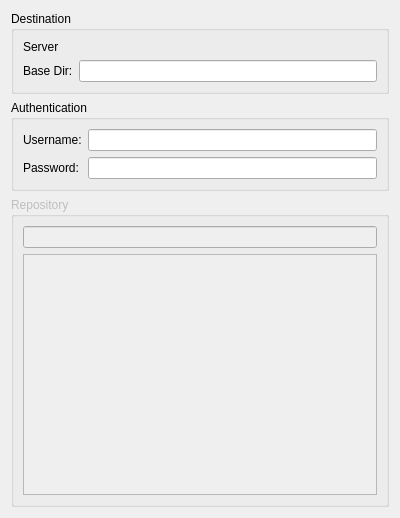
<?xml version="1.0" encoding="UTF-8"?>
<ui version="4.0">
 <class>ReviewPatch</class>
 <widget class="QWidget" name="ReviewPatch">
  <property name="geometry">
   <rect>
    <x>0</x>
    <y>0</y>
    <width>400</width>
    <height>518</height>
   </rect>
  </property>
  <layout class="QVBoxLayout" name="verticalLayout">
   <item>
    <widget class="QGroupBox" name="groupBox_2">
     <property name="title">
      <string>Destination</string>
     </property>
     <layout class="QFormLayout" name="formLayout">
      <property name="fieldGrowthPolicy">
       <enum>QFormLayout::AllNonFixedFieldsGrow</enum>
      </property>
      <item row="0" column="0">
       <widget class="QLabel" name="label">
        <property name="text">
         <string>Server</string>
        </property>
       </widget>
      </item>
      <item row="0" column="1">
       <widget class="KUrlRequester" name="server"/>
      </item>
      <item row="1" column="0">
       <widget class="QLabel" name="label_2">
        <property name="text">
         <string>Base Dir:</string>
        </property>
       </widget>
      </item>
      <item row="1" column="1">
       <widget class="KLineEdit" name="basedir">
        <property name="clickMessage">
         <string>Where this project was checked out from</string>
        </property>
       </widget>
      </item>
     </layout>
    </widget>
   </item>
   <item>
    <widget class="QGroupBox" name="groupBox">
     <property name="title">
      <string>Authentication</string>
     </property>
     <layout class="QFormLayout" name="formLayout_2">
      <item row="0" column="0">
       <widget class="QLabel" name="label_3">
        <property name="text">
         <string>Username:</string>
        </property>
       </widget>
      </item>
      <item row="0" column="1">
       <widget class="KLineEdit" name="username">
        <property name="clickMessage">
         <string>User name in the specified service</string>
        </property>
       </widget>
      </item>
      <item row="1" column="0">
       <widget class="QLabel" name="label_4">
        <property name="text">
         <string>Password:</string>
        </property>
       </widget>
      </item>
      <item row="1" column="1">
       <widget class="KLineEdit" name="password">
        <property name="passwordMode">
         <bool>true</bool>
        </property>
       </widget>
      </item>
     </layout>
    </widget>
   </item>
   <item>
    <widget class="QGroupBox" name="repositoriesBox">
     <property name="enabled">
      <bool>false</bool>
     </property>
     <property name="title">
      <string>Repository</string>
     </property>
     <layout class="QVBoxLayout" name="verticalLayout_2">
      <item>
       <widget class="KListWidgetSearchLine" name="repositoriesFilter">
        <property name="clickMessage">
         <string>Filter repositories</string>
        </property>
       </widget>
      </item>
      <item>
       <widget class="QListWidget" name="repositories"/>
      </item>
     </layout>
    </widget>
   </item>
  </layout>
 </widget>
 <customwidgets>
  <customwidget>
   <class>KListWidgetSearchLine</class>
   <extends>QLineEdit</extends>
   <header>klistwidgetsearchline.h</header>
  </customwidget>
  <customwidget>
   <class>KLineEdit</class>
   <extends>QLineEdit</extends>
   <header>klineedit.h</header>
  </customwidget>
  <customwidget>
   <class>KUrlRequester</class>
   <extends>QFrame</extends>
   <header>kurlrequester.h</header>
  </customwidget>
 </customwidgets>
 <resources/>
 <connections/>
</ui>
